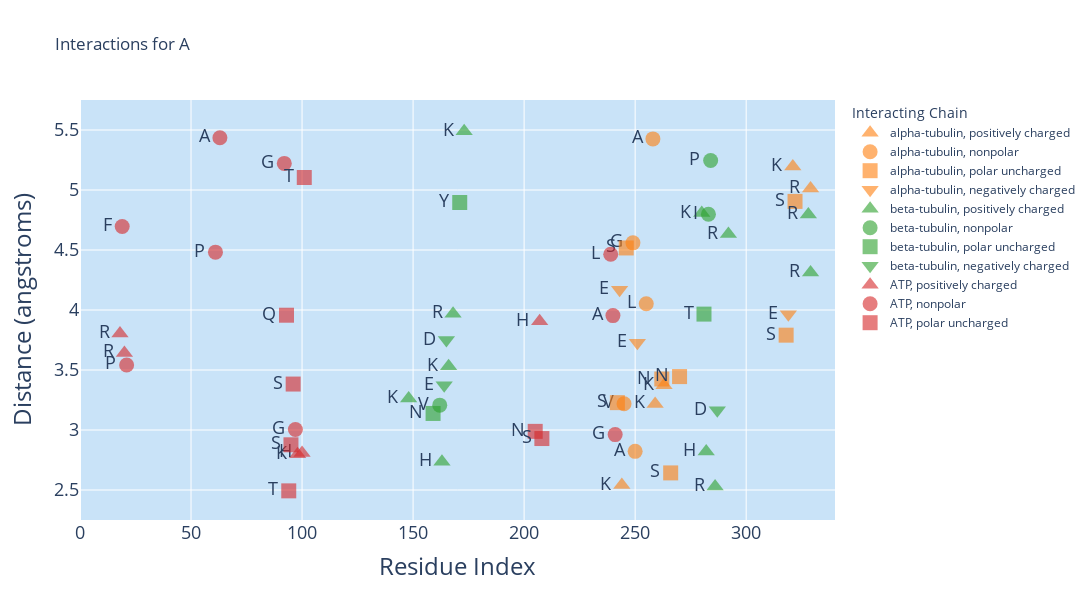
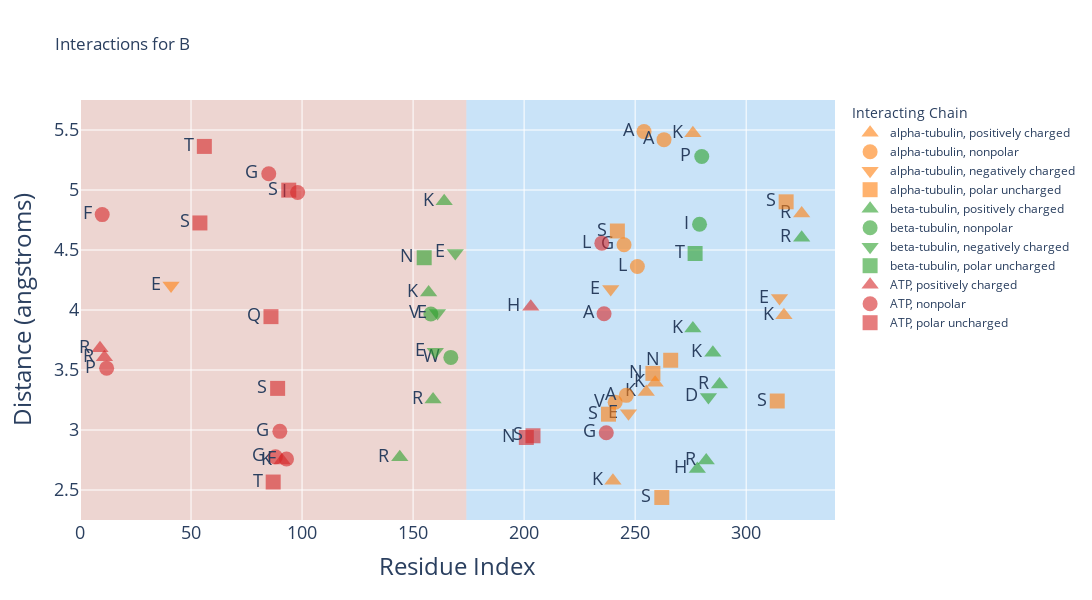

The code cell stored with these charts, in order, in its notebook:
### Code cell
# Define the path to the CSV file
csv_file_path = "../../data/3d_predictions/chimeras_5seeds/average_interactions_chimeras.csv"

# Process the DataFrame
df_processed = process_dataframe(csv_file_path)

# Define the threshold value for distance filtering
distance_threshold = 5.5
# Create and display the plots with specified x-axis range, interacting chains, and files to plot
xaxis_range = [0, 340]  # Example x-axis range
yaxis_range = [2.25, distance_threshold + 0.25]
interacting_chains = ['ATP', 'beta-tubulin', 'alpha-tubulin', ]#'kinesin B']  # Example interacting chains to display

files_to_plot = None #['A', 'H']  # Example files to plot

plots = create_plots(df_processed, distance_threshold, xaxis_range=xaxis_range, yaxis_range=yaxis_range, interacting_chains=interacting_chains[:4], files_to_plot=files_to_plot, chimeras=True)

### Figure 1 — Plotly figure (JSON) as saved in the notebook; plotly's stock layout.template omitted (floating-point values rounded to 4 significant figures)
{"data": [{"customdata": [[420, "E"], [109, "T"], [409, "V"], [423, "E"], [402, "R"]], "hovertemplate": "Interacting Chain=alpha-tubulin<br>aa_classification=positively charged<br>Residue Index=%{x}<br>Distance (angstroms)=%{y}<br>residue_one_letter=%{text}<br>interacting_resinumber=%{customdata[0]}<br>interactingresi_oneletter=%{customdata[1]}<extra></extra>", "legendgroup": "alpha-tubulin, positively charged", "marker": {"color": "#ff7f0e", "opacity": 0.6, "size": 15, "symbol": "triangle-up"}, "mode": "markers+text", "name": "alpha-tubulin, positively charged", "orientation": "v", "showlegend": true, "text": ["K", "K", "K", "K", "R"], "textfont": {"size": 18}, "textposition": "middle left", "type": "scatter", "x": [244, 259, 263, 321, 329], "xaxis": "x", "y": [2.541, 3.217, 3.373, 5.195, 5.013], "yaxis": "y"}, {"customdata": [[412, "G"], [112, "K"], [112, "K"], [108, "Y"], [412, "G"]], "hovertemplate": "Interacting Chain=alpha-tubulin<br>aa_classification=nonpolar<br>Residue Index=%{x}<br>Distance (angstroms)=%{y}<br>residue_one_letter=%{text}<br>interacting_resinumber=%{customdata[0]}<br>interactingresi_oneletter=%{customdata[1]}<extra></extra>", "legendgroup": "alpha-tubulin, nonpolar", "marker": {"color": "#ff7f0e", "opacity": 0.6, "size": 15, "symbol": "circle"}, "mode": "markers+text", "name": "alpha-tubulin, nonpolar", "orientation": "v", "showlegend": true, "text": ["V", "G", "A", "L", "A"], "textfont": {"size": 18}, "textposition": "middle left", "type": "scatter", "x": [245, 249, 250, 255, 258], "xaxis": "x", "y": [3.219, 4.559, 2.822, 4.053, 5.426], "yaxis": "y"}, {"customdata": [[414, "E"], [108, "Y"], [409, "V"], [415, "E"], [402, "R"], [420, "E"], [416, "G"]], "hovertemplate": "Interacting Chain=alpha-tubulin<br>aa_classification=polar uncharged<br>Residue Index=%{x}<br>Distance (angstroms)=%{y}<br>residue_one_letter=%{text}<br>interacting_resinumber=%{customdata[0]}<br>interactingresi_oneletter=%{customdata[1]}<extra></extra>", "legendgroup": "alpha-tubulin, polar uncharged", "marker": {"color": "#ff7f0e", "opacity": 0.6, "size": 15, "symbol": "square"}, "mode": "markers+text", "name": "alpha-tubulin, polar uncharged", "orientation": "v", "showlegend": true, "text": ["S", "S", "N", "S", "N", "S", "S"], "textfont": {"size": 18}, "textposition": "middle left", "type": "scatter", "x": [242, 246, 262, 266, 270, 318, 322], "xaxis": "x", "y": [3.228, 4.517, 3.425, 2.642, 3.445, 3.79, 4.905], "yaxis": "y"}, {"customdata": [[414, "E"], [112, "K"], [414, "E"]], "hovertemplate": "Interacting Chain=alpha-tubulin<br>aa_classification=negatively charged<br>Residue Index=%{x}<br>Distance (angstroms)=%{y}<br>residue_one_letter=%{text}<br>interacting_resinumber=%{customdata[0]}<br>interactingresi_oneletter=%{customdata[1]}<extra></extra>", "legendgroup": "alpha-tubulin, negatively charged", "marker": {"color": "#ff7f0e", "opacity": 0.6, "size": 15, "symbol": "triangle-down"}, "mode": "markers+text", "name": "alpha-tubulin, negatively charged", "orientation": "v", "showlegend": true, "text": ["E", "E", "E"], "textfont": {"size": 18}, "textposition": "middle left", "type": "scatter", "x": [243, 251, 319], "xaxis": "x", "y": [4.168, 3.727, 3.964], "yaxis": "y"}, {"customdata": [[157, "E"], [410, "E"], [406, "M"], [412, "E"], [407, "E"], [424, "Q"], [424, "Q"], [417, "D"], [417, "D"], [436, "F"], [436, "F"]], "hovertemplate": "Interacting Chain=beta-tubulin<br>aa_classification=positively charged<br>Residue Index=%{x}<br>Distance (angstroms)=%{y}<br>residue_one_letter=%{text}<br>interacting_resinumber=%{customdata[0]}<br>interactingresi_oneletter=%{customdata[1]}<extra></extra>", "legendgroup": "beta-tubulin, positively charged", "marker": {"color": "#2ca02c", "opacity": 0.6, "size": 15, "symbol": "triangle-up"}, "mode": "markers+text", "name": "beta-tubulin, positively charged", "orientation": "v", "showlegend": true, "text": ["K", "H", "K", "R", "K", "K", "H", "R", "R", "R", "R"], "textfont": {"size": 18}, "textposition": "middle left", "type": "scatter", "x": [148, 163, 166, 168, 173, 280, 282, 286, 292, 328, 329], "xaxis": "x", "y": [3.263, 2.736, 3.531, 3.968, 5.489, 4.808, 2.821, 2.529, 4.632, 4.797, 4.312], "yaxis": "y"}, {"customdata": [[410, "E"], [424, "Q"], [421, "E"]], "hovertemplate": "Interacting Chain=beta-tubulin<br>aa_classification=nonpolar<br>Residue Index=%{x}<br>Distance (angstroms)=%{y}<br>residue_one_letter=%{text}<br>interacting_resinumber=%{customdata[0]}<br>interactingresi_oneletter=%{customdata[1]}<extra></extra>", "legendgroup": "beta-tubulin, nonpolar", "marker": {"color": "#2ca02c", "opacity": 0.6, "size": 15, "symbol": "circle"}, "mode": "markers+text", "name": "beta-tubulin, nonpolar", "orientation": "v", "showlegend": true, "text": ["V", "I", "P"], "textfont": {"size": 18}, "textposition": "middle left", "type": "scatter", "x": [162, 283, 284], "xaxis": "x", "y": [3.207, 4.798, 5.246], "yaxis": "y"}, {"customdata": [[157, "E"], [406, "M"], [420, "S"]], "hovertemplate": "Interacting Chain=beta-tubulin<br>aa_classification=polar uncharged<br>Residue Index=%{x}<br>Distance (angstroms)=%{y}<br>residue_one_letter=%{text}<br>interacting_resinumber=%{customdata[0]}<br>interactingresi_oneletter=%{customdata[1]}<extra></extra>", "legendgroup": "beta-tubulin, polar uncharged", "marker": {"color": "#2ca02c", "opacity": 0.6, "size": 15, "symbol": "square"}, "mode": "markers+text", "name": "beta-tubulin, polar uncharged", "orientation": "v", "showlegend": true, "text": ["N", "Y", "T"], "textfont": {"size": 18}, "textposition": "middle left", "type": "scatter", "x": [159, 171, 281], "xaxis": "x", "y": [3.138, 4.896, 3.966], "yaxis": "y"}, {"customdata": [[413, "S"], [406, "M"], [262, "R"]], "hovertemplate": "Interacting Chain=beta-tubulin<br>aa_classification=negatively charged<br>Residue Index=%{x}<br>Distance (angstroms)=%{y}<br>residue_one_letter=%{text}<br>interacting_resinumber=%{customdata[0]}<br>interactingresi_oneletter=%{customdata[1]}<extra></extra>", "legendgroup": "beta-tubulin, negatively charged", "marker": {"color": "#2ca02c", "opacity": 0.6, "size": 15, "symbol": "triangle-down"}, "mode": "markers+text", "name": "beta-tubulin, negatively charged", "orientation": "v", "showlegend": true, "text": ["E", "D", "D"], "textfont": {"size": 18}, "textposition": "middle left", "type": "scatter", "x": [164, 165, 287], "xaxis": "x", "y": [3.373, 3.749, 3.165], "yaxis": "y"}, {"customdata": [[1, "?"], [1, "?"], [1, "?"], [1, "?"], [1, "?"]], "hovertemplate": "Interacting Chain=ATP<br>aa_classification=positively charged<br>Residue Index=%{x}<br>Distance (angstroms)=%{y}<br>residue_one_letter=%{text}<br>interacting_resinumber=%{customdata[0]}<br>interactingresi_oneletter=%{customdata[1]}<extra></extra>", "legendgroup": "ATP, positively charged", "marker": {"color": "#d62728", "opacity": 0.6, "size": 15, "symbol": "triangle-up"}, "mode": "markers+text", "name": "ATP, positively charged", "orientation": "v", "showlegend": true, "text": ["R", "R", "K", "H", "H"], "textfont": {"size": 18}, "textposition": "middle left", "type": "scatter", "x": [18, 20, 98, 100, 207], "xaxis": "x", "y": [3.805, 3.642, 2.798, 2.808, 3.907], "yaxis": "y"}, {"customdata": [[1, "?"], [1, "?"], [1, "?"], [1, "?"], [1, "?"], [1, "?"], [1, "?"], [1, "?"], [1, "?"]], "hovertemplate": "Interacting Chain=ATP<br>aa_classification=nonpolar<br>Residue Index=%{x}<br>Distance (angstroms)=%{y}<br>residue_one_letter=%{text}<br>interacting_resinumber=%{customdata[0]}<br>interactingresi_oneletter=%{customdata[1]}<extra></extra>", "legendgroup": "ATP, nonpolar", "marker": {"color": "#d62728", "opacity": 0.6, "size": 15, "symbol": "circle"}, "mode": "markers+text", "name": "ATP, nonpolar", "orientation": "v", "showlegend": true, "text": ["F", "P", "P", "A", "G", "G", "L", "A", "G"], "textfont": {"size": 18}, "textposition": "middle left", "type": "scatter", "x": [19, 21, 61, 63, 92, 97, 239, 240, 241], "xaxis": "x", "y": [4.696, 3.542, 4.482, 5.436, 5.222, 3.004, 4.464, 3.953, 2.962], "yaxis": "y"}, {"customdata": [[1, "?"], [1, "?"], [1, "?"], [1, "?"], [1, "?"], [1, "?"], [1, "?"]], "hovertemplate": "Interacting Chain=ATP<br>aa_classification=polar uncharged<br>Residue Index=%{x}<br>Distance (angstroms)=%{y}<br>residue_one_letter=%{text}<br>interacting_resinumber=%{customdata[0]}<br>interactingresi_oneletter=%{customdata[1]}<extra></extra>", "legendgroup": "ATP, polar uncharged", "marker": {"color": "#d62728", "opacity": 0.6, "size": 15, "symbol": "square"}, "mode": "markers+text", "name": "ATP, polar uncharged", "orientation": "v", "showlegend": true, "text": ["Q", "T", "S", "S", "T", "N", "S"], "textfont": {"size": 18}, "textposition": "middle left", "type": "scatter", "x": [93, 94, 95, 96, 101, 205, 208], "xaxis": "x", "y": [3.957, 2.493, 2.877, 3.383, 5.104, 2.989, 2.929], "yaxis": "y"}], "layout": {"autosize": false, "height": 600, "legend": {"title": {"text": "Interacting Chain"}, "tracegroupgap": 0}, "shapes": [{"fillcolor": "LightSkyBlue", "layer": "below", "line": {"width": 0}, "opacity": 0.3, "type": "rect", "x0": 0, "x1": 340, "y0": 0, "y1": 5.75}], "title": {"text": "Interactions for A"}, "width": 1400, "xaxis": {"anchor": "y", "domain": [0, 1], "dtick": 50, "range": [0, 340], "tick0": 0, "tickfont": {"size": 18}, "tickmode": "linear", "title": {"font": {"size": 24}, "text": "Residue Index"}}, "yaxis": {"anchor": "x", "domain": [0, 1], "range": [2.25, 5.75], "tickfont": {"size": 18}, "title": {"font": {"size": 24}, "text": "Distance (angstroms)"}}}}

### Figure 2 — Plotly figure (JSON) as saved in the notebook; plotly's stock layout.template omitted (floating-point values rounded to 4 significant figures)
{"data": [{"customdata": [[420, "E"], [410, "G"], [409, "V"], [401, "K"], [423, "E"], [402, "R"]], "hovertemplate": "Interacting Chain=alpha-tubulin<br>aa_classification=positively charged<br>Residue Index=%{x}<br>Distance (angstroms)=%{y}<br>residue_one_letter=%{text}<br>interacting_resinumber=%{customdata[0]}<br>interactingresi_oneletter=%{customdata[1]}<extra></extra>", "legendgroup": "alpha-tubulin, positively charged", "marker": {"color": "#ff7f0e", "opacity": 0.6, "size": 15, "symbol": "triangle-up"}, "mode": "markers+text", "name": "alpha-tubulin, positively charged", "orientation": "v", "showlegend": true, "text": ["K", "K", "K", "K", "K", "R"], "textfont": {"size": 18}, "textposition": "middle left", "type": "scatter", "x": [240, 255, 259, 276, 317, 325], "xaxis": "x", "y": [2.578, 3.318, 3.393, 5.473, 3.956, 4.803], "yaxis": "y"}, {"customdata": [[412, "G"], [112, "K"], [112, "K"], [108, "Y"], [412, "G"], [415, "E"]], "hovertemplate": "Interacting Chain=alpha-tubulin<br>aa_classification=nonpolar<br>Residue Index=%{x}<br>Distance (angstroms)=%{y}<br>residue_one_letter=%{text}<br>interacting_resinumber=%{customdata[0]}<br>interactingresi_oneletter=%{customdata[1]}<extra></extra>", "legendgroup": "alpha-tubulin, nonpolar", "marker": {"color": "#ff7f0e", "opacity": 0.6, "size": 15, "symbol": "circle"}, "mode": "markers+text", "name": "alpha-tubulin, nonpolar", "orientation": "v", "showlegend": true, "text": ["V", "G", "A", "L", "A", "A"], "textfont": {"size": 18}, "textposition": "middle left", "type": "scatter", "x": [241, 245, 246, 251, 254, 263], "xaxis": "x", "y": [3.231, 4.544, 3.289, 4.362, 5.487, 5.419], "yaxis": "y"}, {"customdata": [[427, "A"], [414, "E"], [112, "K"], [414, "E"]], "hovertemplate": "Interacting Chain=alpha-tubulin<br>aa_classification=negatively charged<br>Residue Index=%{x}<br>Distance (angstroms)=%{y}<br>residue_one_letter=%{text}<br>interacting_resinumber=%{customdata[0]}<br>interactingresi_oneletter=%{customdata[1]}<extra></extra>", "legendgroup": "alpha-tubulin, negatively charged", "marker": {"color": "#ff7f0e", "opacity": 0.6, "size": 15, "symbol": "triangle-down"}, "mode": "markers+text", "name": "alpha-tubulin, negatively charged", "orientation": "v", "showlegend": true, "text": ["E", "E", "E", "E"], "textfont": {"size": 18}, "textposition": "middle left", "type": "scatter", "x": [41, 239, 247, 315], "xaxis": "x", "y": [4.204, 4.175, 3.139, 4.1], "yaxis": "y"}, {"customdata": [[414, "E"], [108, "Y"], [409, "V"], [415, "E"], [402, "R"], [420, "E"], [416, "G"]], "hovertemplate": "Interacting Chain=alpha-tubulin<br>aa_classification=polar uncharged<br>Residue Index=%{x}<br>Distance (angstroms)=%{y}<br>residue_one_letter=%{text}<br>interacting_resinumber=%{customdata[0]}<br>interactingresi_oneletter=%{customdata[1]}<extra></extra>", "legendgroup": "alpha-tubulin, polar uncharged", "marker": {"color": "#ff7f0e", "opacity": 0.6, "size": 15, "symbol": "square"}, "mode": "markers+text", "name": "alpha-tubulin, polar uncharged", "orientation": "v", "showlegend": true, "text": ["S", "S", "N", "S", "N", "S", "S"], "textfont": {"size": 18}, "textposition": "middle left", "type": "scatter", "x": [238, 242, 258, 262, 266, 314, 318], "xaxis": "x", "y": [3.132, 4.658, 3.472, 2.438, 3.581, 3.242, 4.902], "yaxis": "y"}, {"customdata": [[157, "E"], [407, "E"], [407, "E"], [406, "M"], [424, "Q"], [424, "Q"], [417, "D"], [194, "E"], [410, "E"], [436, "F"]], "hovertemplate": "Interacting Chain=beta-tubulin<br>aa_classification=positively charged<br>Residue Index=%{x}<br>Distance (angstroms)=%{y}<br>residue_one_letter=%{text}<br>interacting_resinumber=%{customdata[0]}<br>interactingresi_oneletter=%{customdata[1]}<extra></extra>", "legendgroup": "beta-tubulin, positively charged", "marker": {"color": "#2ca02c", "opacity": 0.6, "size": 15, "symbol": "triangle-up"}, "mode": "markers+text", "name": "beta-tubulin, positively charged", "orientation": "v", "showlegend": true, "text": ["R", "K", "R", "K", "K", "H", "R", "K", "R", "R"], "textfont": {"size": 18}, "textposition": "middle left", "type": "scatter", "x": [144, 157, 159, 164, 276, 278, 282, 285, 288, 325], "xaxis": "x", "y": [2.773, 4.146, 3.255, 4.907, 3.846, 2.675, 2.746, 3.644, 3.379, 4.602], "yaxis": "y"}, {"customdata": [[410, "E"], [406, "M"], [424, "Q"], [421, "E"]], "hovertemplate": "Interacting Chain=beta-tubulin<br>aa_classification=nonpolar<br>Residue Index=%{x}<br>Distance (angstroms)=%{y}<br>residue_one_letter=%{text}<br>interacting_resinumber=%{customdata[0]}<br>interactingresi_oneletter=%{customdata[1]}<extra></extra>", "legendgroup": "beta-tubulin, nonpolar", "marker": {"color": "#2ca02c", "opacity": 0.6, "size": 15, "symbol": "circle"}, "mode": "markers+text", "name": "beta-tubulin, nonpolar", "orientation": "v", "showlegend": true, "text": ["V", "W", "I", "P"], "textfont": {"size": 18}, "textposition": "middle left", "type": "scatter", "x": [158, 167, 279, 280], "xaxis": "x", "y": [3.967, 3.605, 4.715, 5.279], "yaxis": "y"}, {"customdata": [[413, "S"], [406, "M"], [406, "M"], [262, "R"]], "hovertemplate": "Interacting Chain=beta-tubulin<br>aa_classification=negatively charged<br>Residue Index=%{x}<br>Distance (angstroms)=%{y}<br>residue_one_letter=%{text}<br>interacting_resinumber=%{customdata[0]}<br>interactingresi_oneletter=%{customdata[1]}<extra></extra>", "legendgroup": "beta-tubulin, negatively charged", "marker": {"color": "#2ca02c", "opacity": 0.6, "size": 15, "symbol": "triangle-down"}, "mode": "markers+text", "name": "beta-tubulin, negatively charged", "orientation": "v", "showlegend": true, "text": ["E", "E", "E", "D"], "textfont": {"size": 18}, "textposition": "middle left", "type": "scatter", "x": [160, 161, 169, 283], "xaxis": "x", "y": [3.652, 3.975, 4.476, 3.275], "yaxis": "y"}, {"customdata": [[157, "E"], [424, "Q"]], "hovertemplate": "Interacting Chain=beta-tubulin<br>aa_classification=polar uncharged<br>Residue Index=%{x}<br>Distance (angstroms)=%{y}<br>residue_one_letter=%{text}<br>interacting_resinumber=%{customdata[0]}<br>interactingresi_oneletter=%{customdata[1]}<extra></extra>", "legendgroup": "beta-tubulin, polar uncharged", "marker": {"color": "#2ca02c", "opacity": 0.6, "size": 15, "symbol": "square"}, "mode": "markers+text", "name": "beta-tubulin, polar uncharged", "orientation": "v", "showlegend": true, "text": ["N", "T"], "textfont": {"size": 18}, "textposition": "middle left", "type": "scatter", "x": [155, 277], "xaxis": "x", "y": [4.436, 4.471], "yaxis": "y"}, {"customdata": [[1, "?"], [1, "?"], [1, "?"], [1, "?"]], "hovertemplate": "Interacting Chain=ATP<br>aa_classification=positively charged<br>Residue Index=%{x}<br>Distance (angstroms)=%{y}<br>residue_one_letter=%{text}<br>interacting_resinumber=%{customdata[0]}<br>interactingresi_oneletter=%{customdata[1]}<extra></extra>", "legendgroup": "ATP, positively charged", "marker": {"color": "#d62728", "opacity": 0.6, "size": 15, "symbol": "triangle-up"}, "mode": "markers+text", "name": "ATP, positively charged", "orientation": "v", "showlegend": true, "text": ["R", "R", "K", "H"], "textfont": {"size": 18}, "textposition": "middle left", "type": "scatter", "x": [9, 11, 91, 203], "xaxis": "x", "y": [3.682, 3.606, 2.746, 4.027], "yaxis": "y"}, {"customdata": [[1, "?"], [1, "?"], [1, "?"], [1, "?"], [1, "?"], [1, "?"], [1, "?"], [1, "?"], [1, "?"], [1, "?"]], "hovertemplate": "Interacting Chain=ATP<br>aa_classification=nonpolar<br>Residue Index=%{x}<br>Distance (angstroms)=%{y}<br>residue_one_letter=%{text}<br>interacting_resinumber=%{customdata[0]}<br>interactingresi_oneletter=%{customdata[1]}<extra></extra>", "legendgroup": "ATP, nonpolar", "marker": {"color": "#d62728", "opacity": 0.6, "size": 15, "symbol": "circle"}, "mode": "markers+text", "name": "ATP, nonpolar", "orientation": "v", "showlegend": true, "text": ["F", "P", "G", "G", "G", "F", "I", "L", "A", "G"], "textfont": {"size": 18}, "textposition": "middle left", "type": "scatter", "x": [10, 12, 85, 88, 90, 93, 98, 235, 236, 237], "xaxis": "x", "y": [4.795, 3.515, 5.135, 2.776, 2.989, 2.758, 4.979, 4.557, 3.969, 2.977], "yaxis": "y"}, {"customdata": [[1, "?"], [1, "?"], [1, "?"], [1, "?"], [1, "?"], [1, "?"], [1, "?"], [1, "?"]], "hovertemplate": "Interacting Chain=ATP<br>aa_classification=polar uncharged<br>Residue Index=%{x}<br>Distance (angstroms)=%{y}<br>residue_one_letter=%{text}<br>interacting_resinumber=%{customdata[0]}<br>interactingresi_oneletter=%{customdata[1]}<extra></extra>", "legendgroup": "ATP, polar uncharged", "marker": {"color": "#d62728", "opacity": 0.6, "size": 15, "symbol": "square"}, "mode": "markers+text", "name": "ATP, polar uncharged", "orientation": "v", "showlegend": true, "text": ["S", "T", "Q", "T", "S", "S", "N", "S"], "textfont": {"size": 18}, "textposition": "middle left", "type": "scatter", "x": [54, 56, 86, 87, 89, 94, 201, 204], "xaxis": "x", "y": [4.725, 5.363, 3.945, 2.566, 3.347, 4.999, 2.938, 2.952], "yaxis": "y"}], "layout": {"autosize": false, "height": 600, "legend": {"title": {"text": "Interacting Chain"}, "tracegroupgap": 0}, "shapes": [{"fillcolor": "LightSalmon", "layer": "below", "line": {"width": 0}, "opacity": 0.3, "type": "rect", "x0": 0, "x1": 174, "y0": 0, "y1": 5.75}, {"fillcolor": "LightSkyBlue", "layer": "below", "line": {"width": 0}, "opacity": 0.3, "type": "rect", "x0": 174, "x1": 340, "y0": 0, "y1": 5.75}], "title": {"text": "Interactions for B"}, "width": 1400, "xaxis": {"anchor": "y", "domain": [0, 1], "dtick": 50, "range": [0, 340], "tick0": 0, "tickfont": {"size": 18}, "tickmode": "linear", "title": {"font": {"size": 24}, "text": "Residue Index"}}, "yaxis": {"anchor": "x", "domain": [0, 1], "range": [2.25, 5.75], "tickfont": {"size": 18}, "title": {"font": {"size": 24}, "text": "Distance (angstroms)"}}}}
